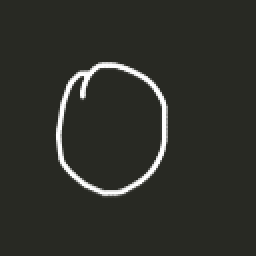
#> input picture codeheroku/SVM/digit_recog/orig_images/0/0.png, 256 x 256 px; its folder holds only this picture in this run
$ python gen_dataset.py
#> lines starting #> are read from the running program, lines starting #| are printed output that depends on the picture
import glob
import cv2
import csv

file_out = open("csv/dataset.csv","a")
writer = csv.writer(file_out)
header=["label"]
for i in range(784):
    header.append("pixel_"+str(i))
writer.writerow(header)

labels = ["0","1","2","3"]

for label in labels:
    dirList= glob.glob("orig_images/"+label+"/*.png")
    for path in dirList:
        #read image using opencv
        img = cv2.imread(path, 0)
#> img: shape (256, 256); min 40, max 255, mean 46.8
        #resize image
        img = cv2.resize(img,(28,28),interpolation=cv2.INTER_AREA)
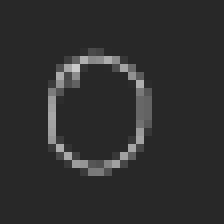
#> img: shape (28, 28) (shown 8 times larger); min 40, max 203, mean 46.8
        cv2.imshow("image",img)

        data = []
        data.append(label)

        row,col=img.shape
#> row = 28; col = 28

        for i in range(row):
            for j in range(col):
                value=img[i,j]
                if value > 100 :
                    value = 1
                else:
                    value = 0
                data.append(value)
#> after the loop, data = 785 items, first 6: '0', 0, 0, 0, 0, 0

        writer.writerow(data)
#> pass 2 of the loop `for label in labels:`:
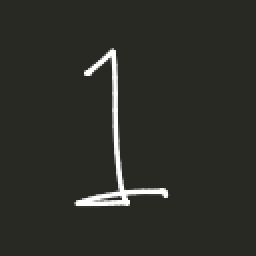
#> input picture codeheroku/SVM/digit_recog/orig_images/1/0.png, 256 x 256 px
#> `img = cv2.resize(img,(28,28),interpolation=cv2.INTER_AREA)`:
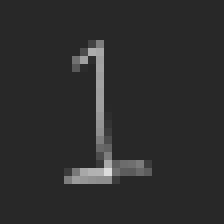
#> img: shape (28, 28) (shown 8 times larger); min 40, max 220, mean 45.5
#> after the loop `for i in range(row):`: data = 785 items, first 6: '1', 0, 0, 0, 0, 0
